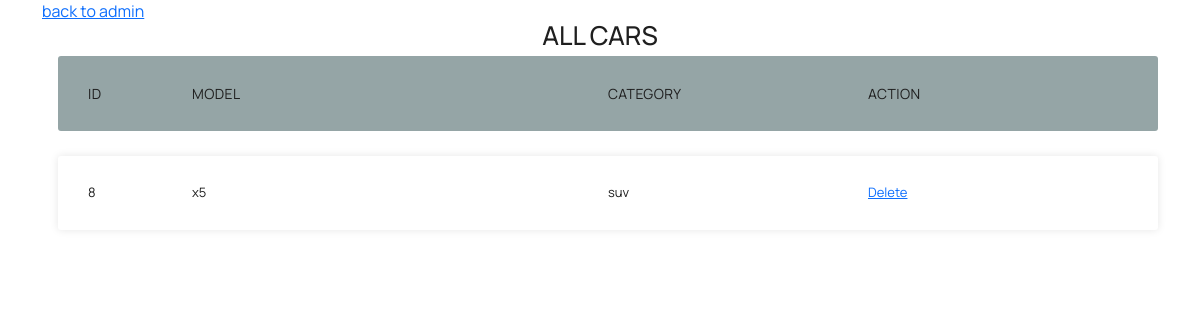
/Admin/dynamic/allcars.php, run on an earlier commit of the app's database.
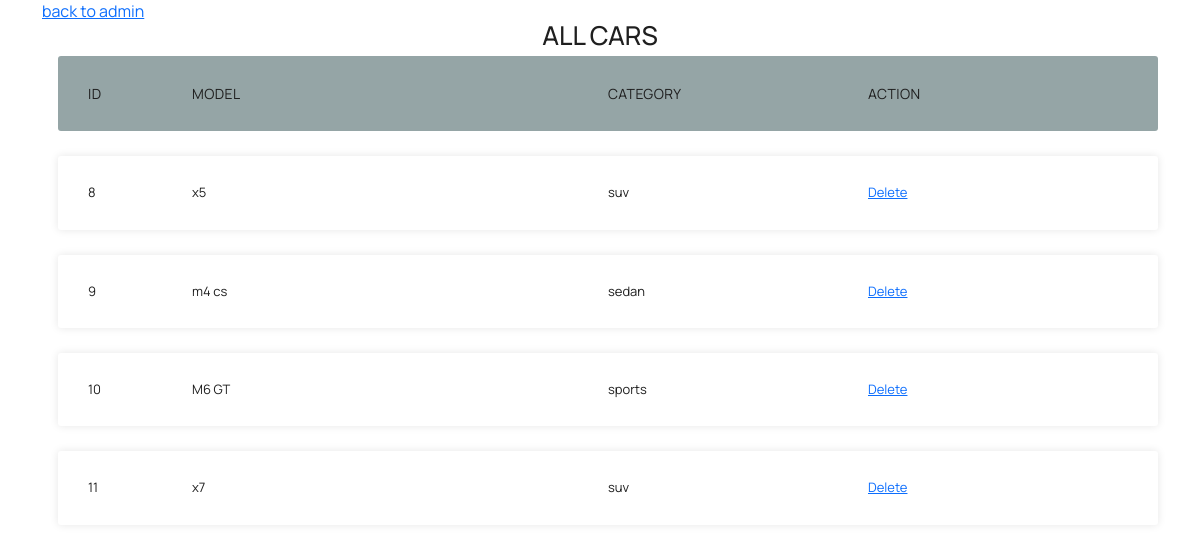
And on a later commit of the database.
### tables this page shows
CREATE TABLE `cars` (
  `id` int(11) NOT NULL,
  `category` varchar(20) NOT NULL,
  `model` varchar(30) NOT NULL,
  `color` varchar(20) NOT NULL,
  `year` varchar(10) NOT NULL,
  `price` varchar(20) NOT NULL,
  `engine` varchar(200) NOT NULL,
  `capacity` varchar(200) NOT NULL,
  `output` varchar(300) NOT NULL,
  `transmission` varchar(200) NOT NULL,
  `speed` int(10) NOT NULL,
  `fuel` varchar(20) NOT NULL,
  `mileage` int(20) NOT NULL,
  `drivetrain` varchar(30) NOT NULL,
  `detailscar` varchar(1000) NOT NULL,
  `image1` varchar(100) NOT NULL,
  `image2` varchar(100) NOT NULL,
  `image3` varchar(100) NOT NULL,
  `image4` varchar(200) NOT NULL
);

### Admin/dynamic/allcars.php (the view, shortened to what this page needs)
<!DOCTYPE html>
<html lang="en">
<?php include 'connection.php'; ?>
<head>
    <link rel="stylesheet" href="../vendors/feather/feather.css">
    <link rel="stylesheet" href="../vendors/mdi/css/materialdesignicons.min.css">
    <link rel="stylesheet" href="../vendors/ti-icons/css/themify-icons.css">
    <link rel="stylesheet" href="../vendors/typicons/typicons.css">
    <link rel="stylesheet" href="../vendors/simple-line-icons/css/simple-line-icons.css">
    <link rel="stylesheet" href="../vendors/css/vendor.bundle.base.css">
    <link rel="stylesheet" href="../vendors/datatables.net-bs4/dataTables.bootstrap4.css">
    <link rel="stylesheet" href="../js/select.dataTables.min.css">
    <link rel="stylesheet" href="../css/allcarsstyle.css">
    <link rel="stylesheet" href="../css/vertical-layout-light/style.css">
</head>
<body>
    <div class="container">
        <a href="../index.php">back to admin</a>
        <h2>ALL CARS<small></small></h2>
        <ul class="responsive-table">
            <li class="table-header">
                <div class="col col-1">Id</div>
                <div class="col col-2">Model</div>
                <div class="col col-3">category</div>
                <div class="col col-4">Action</div>
            </li>
            <?php
      $sql = "SELECT * FROM cars";
      $resultforindex = $conn->query($sql);
      if (mysqli_num_rows($resultforindex) > 0) {
        $data = mysqli_fetch_all($resultforindex, MYSQLI_ASSOC);
        for ($i = 0; $i < count($data); $i++) {
      ?>
            <li class="table-row">
                <div class="col col-1" data-label="Id"><?php echo $data[$i]["id"]; ?></div>
                <div class="col col-2" data-label="Model"><?php echo $data[$i]["model"]; ?></div>
                <div class="col col-3" data-label="category"><?php echo $data[$i]["category"]; ?></div>
                <div class="col col-4" data-label="category"><a
                        href="deletecar.php?id=<?php echo $data[$i]['id']; ?>">Delete</a></div>
            </li>
            <?php
        }
      } else {
        ?>
            <h2>there was an error</h2>
            <?php
      }
      ?>
        </ul>
    </div>
</body>
</html>

What changed in the data, as far as the page shows it:
added cars: id "9", model "m4 cs", category "sedan"
added cars: id "10", model "M6 GT", category "sports"
added cars: id "11", model "x7", category "suv"
